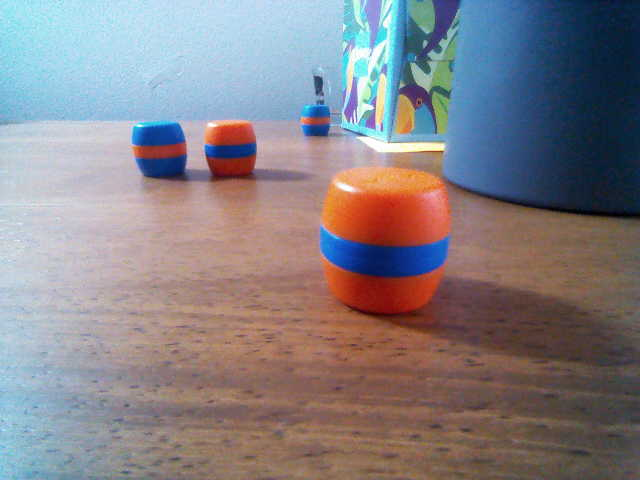
#> input picture barrels/data/raw/4A8B_atcool_wood_core_01.png, 640 x 480 px
$ python label_strokes.py ../../data/raw
#> lines starting #> are read from the running program, lines starting #| are printed output that depends on the picture
#!/usr/bin/env python3
"""
Quick scribble labeler for barrel color segmentation.

Usage:
    python label_strokes.py path/to/snapshots/

Paint rough strokes over each image (you do NOT need to cover everything):
    1 = orange (barrel orange)     2 = blue (barrel blue)
    3 = background (anything else, esp. orange/blue-ish distractors: wood, skin, notebooks)
    4 = specular / washed-out barrel (white glare on a barrel)
    0 = eraser

Keys:
    left-drag   paint with current label
    [ / ]       smaller / bigger brush
    n / p       save + next / previous image
    s           save
    h           toggle overlay (see raw image)
    q / Esc     save + quit

Output: for each foo.png, writes foo_strokes.png next to it (single-channel,
pixel values 0=unlabeled, 1=orange, 2=blue, 3=background, 4=specular).
Existing *_strokes.png files are loaded so you can resume.
"""
import sys
from pathlib import Path

import cv2
import numpy as np

LABELS = {0: "eraser", 1: "orange", 2: "blue", 3: "background", 4: "specular"}
COLORS = {1: (0, 140, 255), 2: (255, 80, 0), 3: (0, 255, 0), 4: (255, 0, 255)}  # BGR
WIN = "label_strokes"


def strokes_path(img_path: Path) -> Path:
    return img_path.with_name(img_path.stem + "_strokes.png")


def main():
    if len(sys.argv) != 2:
        print(__doc__)
        sys.exit(1)
    folder = Path(sys.argv[1])
    images = sorted(
        p for p in folder.iterdir()
        if p.suffix.lower() in (".png", ".jpg", ".jpeg")
        and not p.stem.endswith(("_strokes", "_ground_truth", "_result", "_gtmask"))
    )
    if not images:
        print(f"No images found in {folder}")
        sys.exit(1)

    state = {"idx": 0, "label": 1, "brush": 6, "drawing": False, "show": True}

    def load(i):
#> called with i = 0
        img = cv2.imread(str(images[i]), cv2.IMREAD_COLOR)
#> img is the input picture: shape (480, 640, 3); mean B, G, R 134, 128.8, 133.8
        sp = strokes_path(images[i])
        if sp.exists():
            mask = cv2.imread(str(sp), cv2.IMREAD_GRAYSCALE)
        else:
            mask = np.zeros(img.shape[:2], np.uint8)
        return img, mask

    img, mask = load(0)
#> mask: shape (480, 640); every value is 0

    def save():
        cv2.imwrite(str(strokes_path(images[state["idx"]])), mask)

    def on_mouse(event, x, y, flags, _):
        if event == cv2.EVENT_LBUTTONDOWN:
            state["drawing"] = True
        elif event == cv2.EVENT_LBUTTONUP:
            state["drawing"] = False
        if state["drawing"] and event in (cv2.EVENT_LBUTTONDOWN, cv2.EVENT_MOUSEMOVE):
            cv2.circle(mask, (x, y), state["brush"], state["label"], -1)

    cv2.namedWindow(WIN, cv2.WINDOW_AUTOSIZE)
    cv2.setMouseCallback(WIN, on_mouse)

    while True:
        view = img.copy()
        if state["show"]:
            overlay = img.copy()
            for lab, col in COLORS.items():
                overlay[mask == lab] = col
            view = cv2.addWeighted(overlay, 0.55, img, 0.45, 0)
        counts = {LABELS[k]: int((mask == k).sum()) for k in (1, 2, 3, 4)}
#> counts = {'orange': 0, 'blue': 0, 'background': 0, 'specular': 0}
        hud = (f"[{state['idx']+1}/{len(images)}] {images[state['idx']].name} | "
               f"label={LABELS[state['label']]} brush={state['brush']}")
        cv2.putText(view, hud, (8, 18), cv2.FONT_HERSHEY_SIMPLEX, 0.45, (0, 0, 0), 3)
        cv2.putText(view, hud, (8, 18), cv2.FONT_HERSHEY_SIMPLEX, 0.45, (255, 255, 255), 1)
        cnt = "  ".join(f"{k}:{v}" for k, v in counts.items())
        cv2.putText(view, cnt, (8, 36), cv2.FONT_HERSHEY_SIMPLEX, 0.4, (0, 0, 0), 3)
        cv2.putText(view, cnt, (8, 36), cv2.FONT_HERSHEY_SIMPLEX, 0.4, (255, 255, 255), 1)
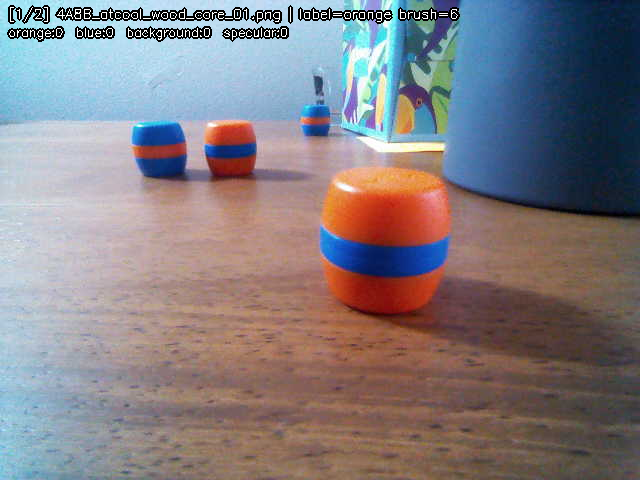
#> view: shape (480, 640, 3); mean B, G, R 130.1, 125.3, 131.3
        cv2.imshow(WIN, view)

        k = cv2.waitKey(20) & 0xFF
#> (key Esc is pressed here)
        if k == 255:
            continue
        ch = chr(k)
        if ch in "01234":
            state["label"] = int(ch)
        elif ch == "[":
            state["brush"] = max(1, state["brush"] - 2)
        elif ch == "]":
            state["brush"] = min(60, state["brush"] + 2)
        elif ch == "h":
            state["show"] = not state["show"]
        elif ch == "s":
            save()
            print("saved", strokes_path(images[state["idx"]]).name)
        elif ch in "np":
            save()
            step = 1 if ch == "n" else -1
            state["idx"] = (state["idx"] + step) % len(images)
            img, mask = load(state["idx"])
        elif ch == "q" or k == 27:
            save()
            break

    cv2.destroyAllWindows()


if __name__ == "__main__":
    main()

$ run again, on barrels/data/raw/4A8B_atcool_wood_glare_02.png
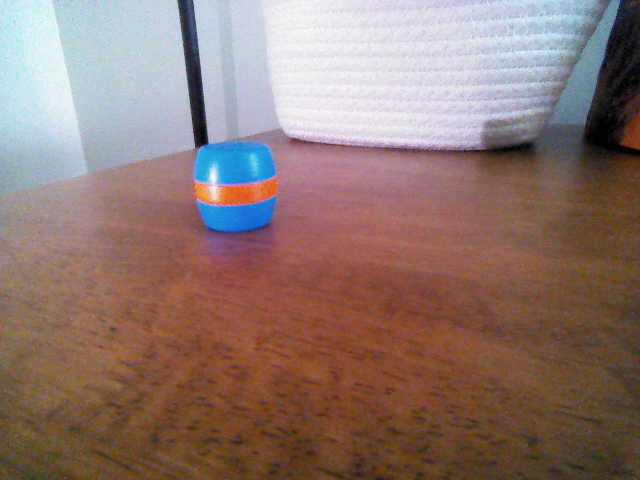
#> input picture barrels/data/raw/4A8B_atcool_wood_glare_02.png, 640 x 480 px
#> in load, img is the input picture: shape (480, 640, 3); mean B, G, R 112.4, 118.8, 142.4
#> mask: shape (480, 640); every value is 0
#> counts = {'orange': 0, 'blue': 0, 'background': 0, 'specular': 0}
#> in main, `cv2.putText(view, cnt, (8, 36), cv2.FONT_HERSHEY_SIMPLEX, 0.4, (255, 2..`:
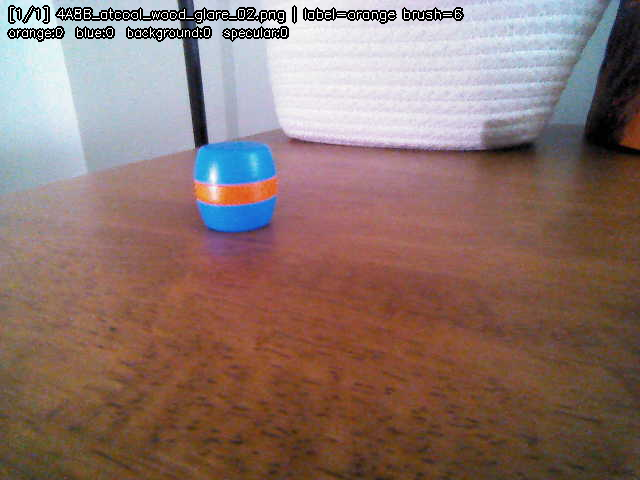
#> view: shape (480, 640, 3); mean B, G, R 108.6, 115.2, 139.2

$ run again, on barrels/data/raw/4A8B_atmid_wood_shadow_01.png
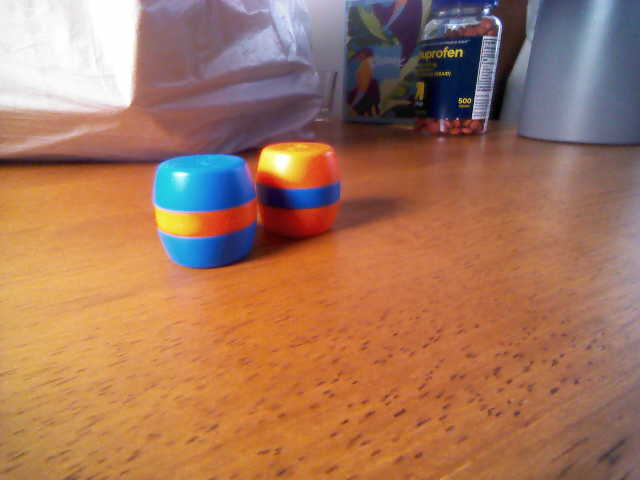
#> input picture barrels/data/raw/4A8B_atmid_wood_shadow_01.png, 640 x 480 px
#> in load, img is the input picture: shape (480, 640, 3); mean B, G, R 93, 118.2, 165
#> mask: shape (480, 640); every value is 0
#> counts = {'orange': 0, 'blue': 0, 'background': 0, 'specular': 0}
#> in main, `cv2.putText(view, cnt, (8, 36), cv2.FONT_HERSHEY_SIMPLEX, 0.4, (255, 2..`:
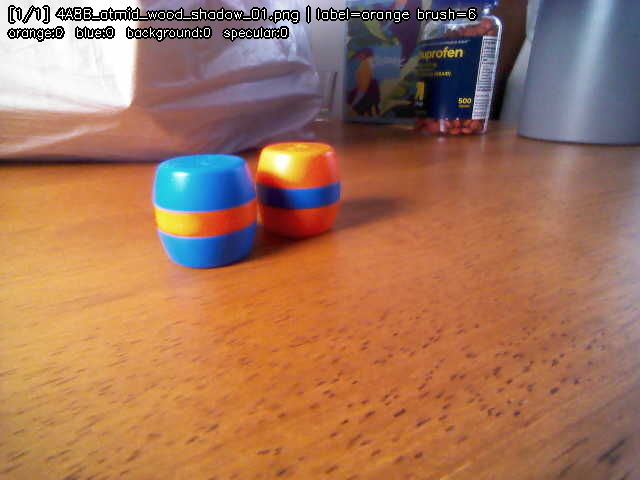
#> view: shape (480, 640, 3); mean B, G, R 90.3, 115.8, 162.4
